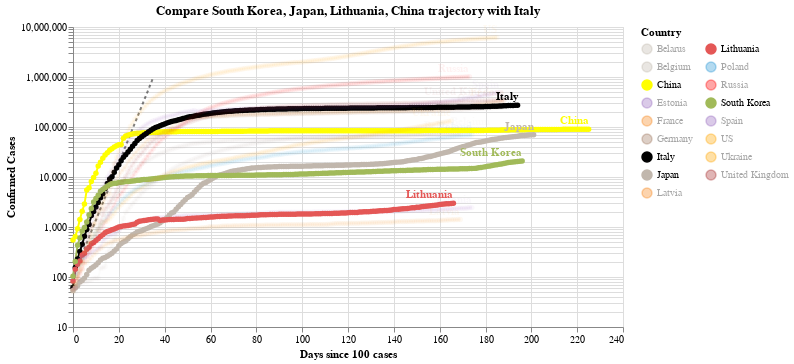

Notebook cell for this chart:
### Code cell
#hide_input
chart3 = make_since_chart(dff2, ['South Korea', 'Japan', 'Lithuania', 'China'], baseline_countries)
chart3

### Figure 1 — Vega-Lite specification as saved in the notebook (floating-point values rounded to 4 significant figures; data arrays with more than 128 entries replaced by an {"elided": "..."} marker saying what was removed)
{"config": {"view": {"continuousWidth": 400, "continuousHeight": 300}}, "layer": [{"data": {"name": "data-628230001892d6798b50651be41d1b3e"}, "mark": {"type": "line", "color": "black", "opacity": 0.5, "strokeDash": [3, 3]}, "encoding": {"x": {"type": "quantitative", "field": "Days since 100 cases"}, "y": {"type": "quantitative", "field": "Confirmed Cases"}}}, {"data": {"name": "data-69a6ba6729a41c0e3ac816cea563e935"}, "mark": {"type": "line", "point": true}, "encoding": {"color": {"type": "nominal", "field": "Country", "legend": {"columns": 2}, "scale": {"domain": ["Belarus", "Belgium", "China", "Estonia", "France", "Germany", "Italy", "Japan", "Latvia", "Lithuania", "Poland", "Russia", "South Korea", "Spain", "US", "Ukraine", "United Kingdom"], "range": ["#C1B7AD", "#C1B7AD", "yellow", "#9467bd", "#F58518", "#9D755D", "black", "#C1B7AD", "#F58518", "#E45756", "#2495D3", "red", "#A1BA59", "#9467bd", "orange", "orange", "brown"]}}, "opacity": {"condition": {"value": 1, "selection": "selector001"}, "value": 0.05}, "tooltip": [{"type": "nominal", "field": "Country"}, {"type": "temporal", "field": "Date"}, {"type": "quantitative", "field": "Confirmed Cases"}, {"type": "quantitative", "field": "Days since 100 cases"}], "x": {"type": "quantitative", "field": "Days since 100 cases"}, "y": {"type": "quantitative", "field": "Confirmed Cases", "scale": {"type": "log"}}}, "selection": {"selector001": {"type": "multi", "fields": ["Country"], "bind": "legend", "init": [{"Country": "South Korea"}, {"Country": "Japan"}, {"Country": "Lithuania"}, {"Country": "China"}, {"Country": "Italy"}]}}, "width": 550}, {"data": {"name": "data-69a6ba6729a41c0e3ac816cea563e935"}, "mark": {"type": "text", "align": "right", "dy": -8, "fontWeight": "bold"}, "encoding": {"color": {"type": "nominal", "field": "Country", "legend": {"columns": 2}, "scale": {"domain": ["Belarus", "Belgium", "China", "Estonia", "France", "Germany", "Italy", "Japan", "Latvia", "Lithuania", "Poland", "Russia", "South Korea", "Spain", "US", "Ukraine", "United Kingdom"], "range": ["#C1B7AD", "#C1B7AD", "yellow", "#9467bd", "#F58518", "#9D755D", "black", "#C1B7AD", "#F58518", "#E45756", "#2495D3", "red", "#A1BA59", "#9467bd", "orange", "orange", "brown"]}}, "opacity": {"condition": {"value": 1, "selection": "selector001"}, "value": 0.05}, "text": {"type": "nominal", "field": "Country"}, "tooltip": [{"type": "nominal", "field": "Country"}, {"type": "temporal", "field": "Date"}, {"type": "quantitative", "field": "Confirmed Cases"}, {"type": "quantitative", "field": "Days since 100 cases"}], "x": {"type": "quantitative", "field": "Days since 100 cases"}, "y": {"type": "quantitative", "field": "Confirmed Cases", "scale": {"type": "log"}}}, "transform": [{"filter": "(datum['Date'] >= 1599091200000)"}], "width": 550}], "title": "Compare South Korea, Japan, Lithuania, China trajectory with Italy", "$schema": "https://vega.github.io/schema/vega-lite/v4.0.2.json", "datasets": {"data-628230001892d6798b50651be41d1b3e": [{"Days since 100 cases": 0, "Confirmed Cases": 100.0}, {"Days since 100 cases": 1, "Confirmed Cases": 130.0}, {"Days since 100 cases": 2, "Confirmed Cases": 169.0}, {"Days since 100 cases": 3, "Confirmed Cases": 219.7}, {"Days since 100 cases": 4, "Confirmed Cases": 285.6}, {"Days since 100 cases": 5, "Confirmed Cases": 371.3}, {"Days since 100 cases": 6, "Confirmed Cases": 482.7}, {"Days since 100 cases": 7, "Confirmed Cases": 627.5}, {"Days since 100 cases": 8, "Confirmed Cases": 815.7}, {"Days since 100 cases": 9, "Confirmed Cases": 1060.0}, {"Days since 100 cases": 10, "Confirmed Cases": 1379.0}, {"Days since 100 cases": 11, "Confirmed Cases": 1792.0}, {"Days since 100 cases": 12, "Confirmed Cases": 2330.0}, {"Days since 100 cases": 13, "Confirmed Cases": 3029.0}, {"Days since 100 cases": 14, "Confirmed Cases": 3937.0}, {"Days since 100 cases": 15, "Confirmed Cases": 5119.0}, {"Days since 100 cases": 16, "Confirmed Cases": 6654.0}, {"Days since 100 cases": 17, "Confirmed Cases": 8650.0}, {"Days since 100 cases": 18, "Confirmed Cases": 11250.0}, {"Days since 100 cases": 19, "Confirmed Cases": 14620.0}, {"Days since 100 cases": 20, "Confirmed Cases": 19000.0}, {"Days since 100 cases": 21, "Confirmed Cases": 24710.0}, {"Days since 100 cases": 22, "Confirmed Cases": 32120.0}, {"Days since 100 cases": 23, "Confirmed Cases": 41750.0}, {"Days since 100 cases": 24, "Confirmed Cases": 54280.0}, {"Days since 100 cases": 25, "Confirmed Cases": 70560.0}, {"Days since 100 cases": 26, "Confirmed Cases": 91730.0}, {"Days since 100 cases": 27, "Confirmed Cases": 119300.0}, {"Days since 100 cases": 28, "Confirmed Cases": 155000.0}, {"Days since 100 cases": 29, "Confirmed Cases": 201500.0}, {"Days since 100 cases": 30, "Confirmed Cases": 262000.0}, {"Days since 100 cases": 31, "Confirmed Cases": 340600.0}, {"Days since 100 cases": 32, "Confirmed Cases": 442800.0}, {"Days since 100 cases": 33, "Confirmed Cases": 575600.0}, {"Days since 100 cases": 34, "Confirmed Cases": 748300.0}, {"Days since 100 cases": 35, "Confirmed Cases": 972800.0}], "data-69a6ba6729a41c0e3ac816cea563e935": {"elided": "3139 records"}}}
